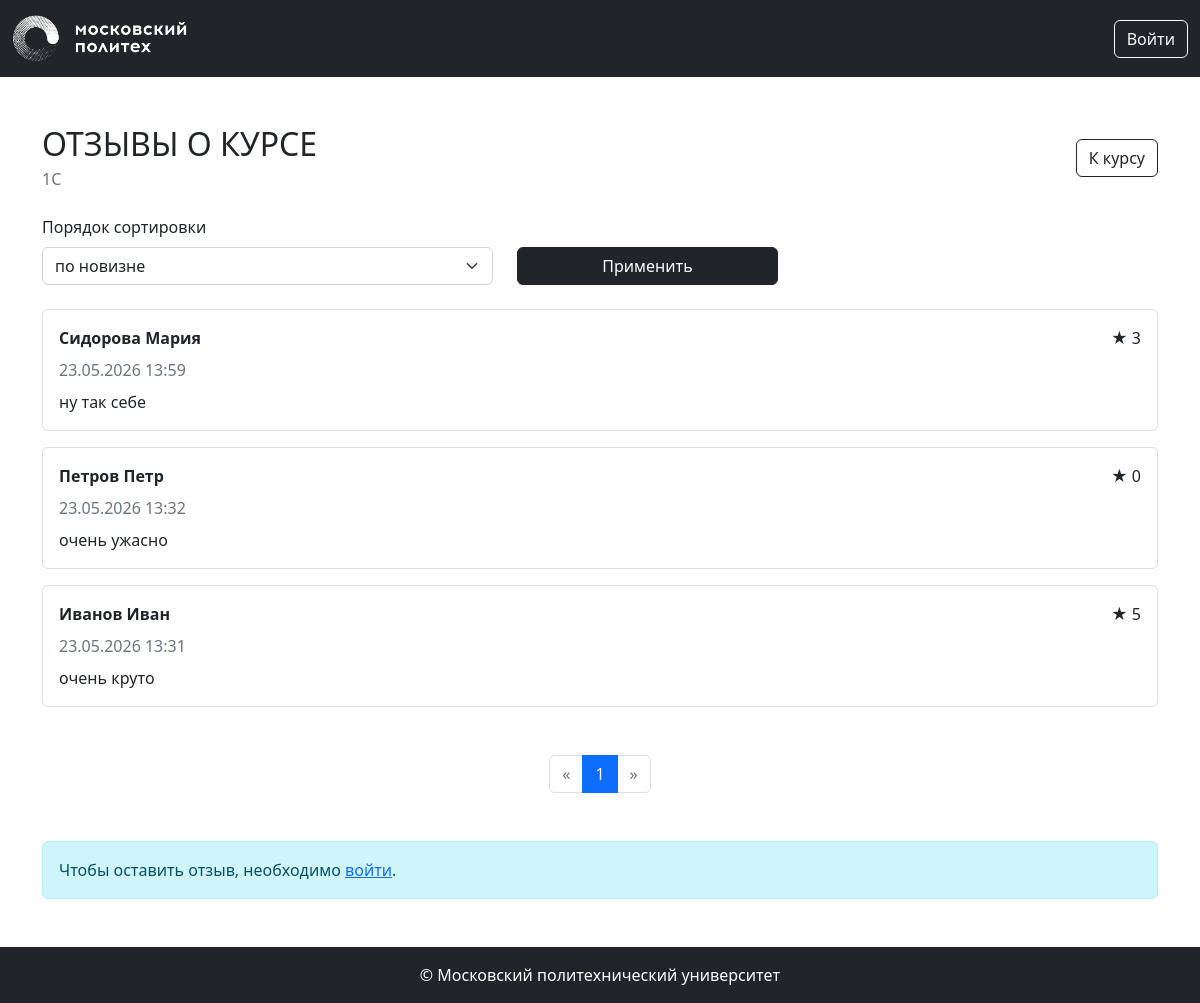
Page /courses/2/reviews on the committed database.
### models.py (models this page shows, shortened)
class Base(DeclarativeBase):
  metadata = MetaData(naming_convention={
        "ix": 'ix_%(column_0_label)s',
        "uq": "uq_%(table_name)s_%(column_0_name)s",
        "ck": "ck_%(table_name)s_%(constraint_name)s",
        "fk": "fk_%(table_name)s_%(column_0_name)s_%(referred_table_name)s",
        "pk": "pk_%(table_name)s"
    })

class Course(Base):
    __tablename__ = 'courses'
    id: Mapped[int] = mapped_column(primary_key=True)
    name: Mapped[str] = mapped_column(String(100))
    short_desc: Mapped[str] = mapped_column(Text)
    full_desc: Mapped[str] = mapped_column(Text)
    rating_sum: Mapped[int] = mapped_column(default=0)
    rating_num: Mapped[int] = mapped_column(default=0)
    category_id: Mapped[int] = mapped_column(ForeignKey("categories.id"))
    author_id: Mapped[int] = mapped_column(ForeignKey("users.id"))
    background_image_id: Mapped[str] = mapped_column(ForeignKey("images.id"))
    created_at: Mapped[datetime] = mapped_column(default=datetime.now)
    author: Mapped["User"] = relationship()
    category: Mapped["Category"] = relationship(lazy=False)
    bg_image: Mapped["Image"] = relationship()
    reviews: Mapped[List["Review"]] = relationship(back_populates="course")

class Review(Base):
    __tablename__ = 'reviews'
    __table_args__ = (
        sa.CheckConstraint('rating >= 0 AND rating <= 5', name='rating_between_0_and_5'),
        sa.UniqueConstraint('course_id', 'user_id', name='uq_reviews_course_id_user_id'),
    )
    id: Mapped[int] = mapped_column(primary_key=True)
    rating: Mapped[int] = mapped_column(Integer, nullable=False)
    text: Mapped[str] = mapped_column(Text, nullable=False)
    created_at: Mapped[datetime] = mapped_column(DateTime, default=datetime.now)
    course_id: Mapped[int] = mapped_column(ForeignKey("courses.id"), nullable=False)
    user_id: Mapped[int] = mapped_column(ForeignKey("users.id"), nullable=False)
    course: Mapped["Course"] = relationship(back_populates="reviews")
    user: Mapped["User"] = relationship(back_populates="reviews")

class User(Base, UserMixin):
    __tablename__ = 'users'
    id: Mapped[int] = mapped_column(primary_key=True)
    first_name: Mapped[str] = mapped_column(String(100))
    last_name: Mapped[str] = mapped_column(String(100))
    middle_name: Mapped[Optional[str]] = mapped_column(String(100))
    login: Mapped[str] = mapped_column(String(100), unique=True)
    password_hash: Mapped[str] = mapped_column(String(200))
    created_at: Mapped[datetime] = mapped_column(default=datetime.now)
    reviews: Mapped[List["Review"]] = relationship(back_populates="user")
    @property
    def full_name(self):
        return ' '.join([self.last_name, self.first_name, self.middle_name or ''])

### courses.py (the view)
@bp.route('/<int:course_id>/reviews')
def reviews(course_id):
    course = db.get_or_404(Course, course_id)
    sort = review_sort()
    reviews_query = (
        db.select(Review)
        .filter_by(course_id=course_id)
        .order_by(REVIEW_SORTS[sort], Review.created_at.desc())
    )
    pagination = db.paginate(reviews_query, per_page=5)
    return render_template('courses/reviews.html',
                           course=course,
                           reviews=pagination.items,
                           pagination=pagination,
                           sort=sort,
                           rating_choices=RATING_CHOICES,
                           user_review=user_review(course_id))

### courses.py (called while the page is built)
def review_sort():
    sort = request.args.get('sort', 'newest')
    if sort not in REVIEW_SORTS:
        return 'newest'
    return sort

def user_review(course_id):
    if not current_user.is_authenticated:
        return None
    return db.session.execute(
        db.select(Review).filter_by(course_id=course_id, user_id=current_user.id)
    ).scalar()

### templates/courses/reviews.html (shortened to what this page needs)
{% extends 'base.html' %}
{% from 'pagination.html' import render_pagination %}
{% block content %}
<div class="container my-5">
    <div class="d-flex align-items-center mb-4">
        <div>
            <h2 class="mb-1 text-uppercase font-weight-bold">Отзывы о курсе</h2>
            <p class="text-muted mb-0">{{ course.name }}</p>
        </div>
        <a class="btn btn-outline-dark ms-auto" href="{{ url_for('courses.show', course_id=course.id) }}">К курсу</a>
    </div>
    <form class="row align-items-end mb-4">
        <div class="col-md-5">
            <label for="sort" class="form-label">Порядок сортировки</label>
            <select class="form-select" id="sort" name="sort">
                <option value="newest" {% if sort == 'newest' %}selected{% endif %}>по новизне</option>
            </select>
        </div>
        <div class="col-md-3 mt-3 mt-md-0">
            <button type="submit" class="btn btn-dark w-100">Применить</button>
        </div>
    </form>
    <section class="mb-5">
        {% for review in reviews %}
            <div class="border rounded p-3 mb-3">
                <div class="d-flex align-items-center mb-2">
                    <strong>{{ review.user.full_name }}</strong>
                    <span class="ms-auto rating">★ {{ review.rating }}</span>
                </div>
                <p class="text-muted mb-2">{{ review.created_at.strftime('%d.%m.%Y %H:%M') }}</p>
                <p class="mb-0">{{ review.text }}</p>
            </div>
        {% else %}
            <p class="text-muted">У этого курса пока нет отзывов.</p>
        {% endfor %}
    </section>
    <div class="mb-5">
        {{ render_pagination(pagination, request.endpoint, {'course_id': course.id, 'sort': sort}) }}
    </div>
    <section class="mb-5">
        {% include 'courses/review_form.html' %}
    </section>
</div>
{% endblock %}

### rows in the picture
Course: name "1С"
Review: user.full_name "Сидорова Мария", rating "3", created_at "23.05.2026 13:59", text "ну так себе"
Review: user.full_name "Петров Петр", rating "0", created_at "23.05.2026 13:32", text "очень ужасно"
Review: user.full_name "Иванов Иван", rating "5", created_at "23.05.2026 13:31", text "очень круто"

### other values in the picture
{{ page }} "1"
